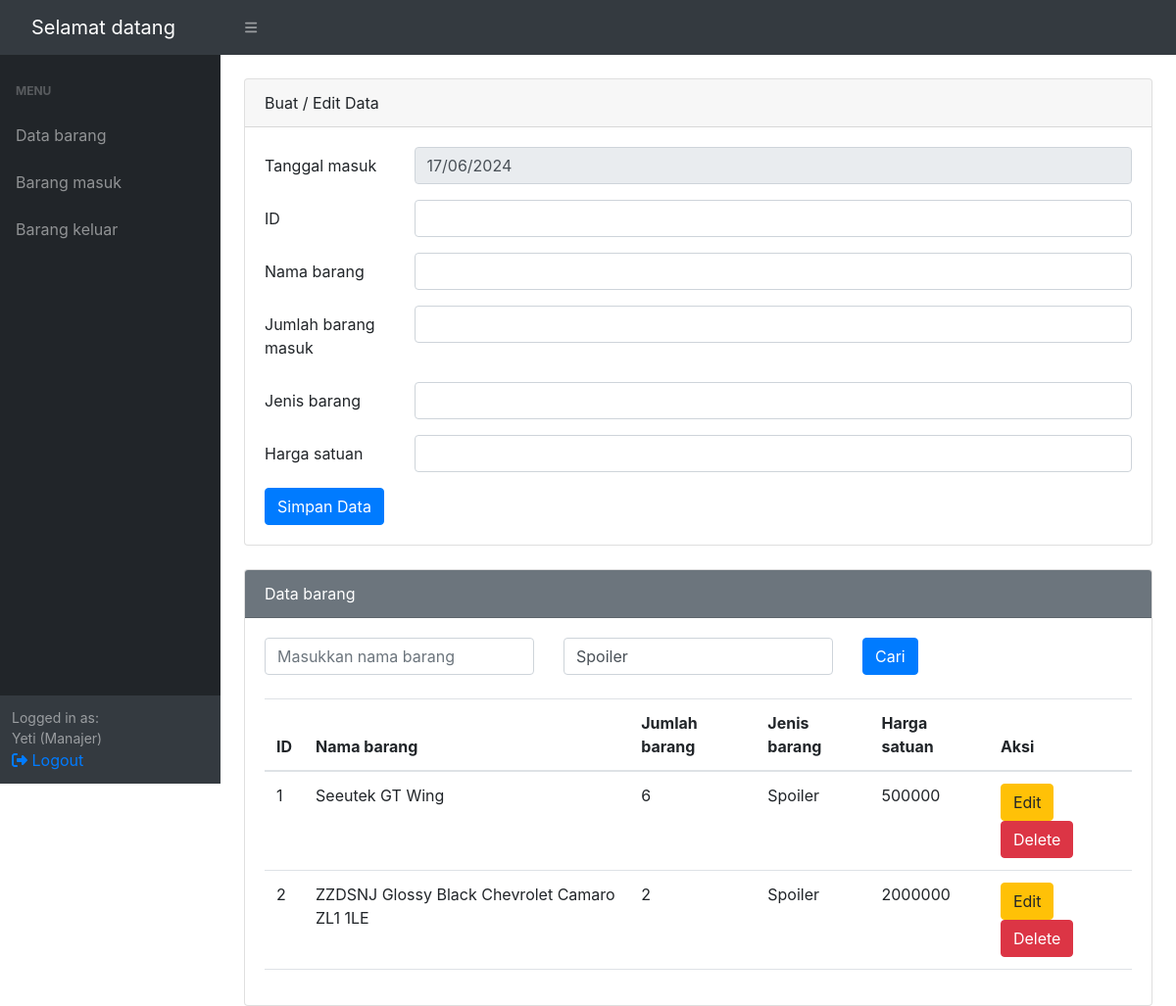
The app's page /index.php?jenis=Spoiler (signed in) with its own data.
### tables this page shows
CREATE TABLE `databarang` (
  `id_barang` int(11) NOT NULL,
  `nama_barang` varchar(100) NOT NULL,
  `jumlah_barang` int(11) NOT NULL,
  `jenis_barang` varchar(50) NOT NULL,
  `harga_barang` int(11) DEFAULT NULL
);

### index.php (the view, shortened to what this page needs)
<?php
include 'connect.php';
$jenis_barang_list = [];
$jenis_barang_query = "select distinct jenis_barang from databarang";
$jenis_barang_result = mysqli_query($koneksi, $jenis_barang_query);
while ($row = mysqli_fetch_assoc($jenis_barang_result)) {
    $jenis_barang_list[] = $row['jenis_barang'];
}
$idbarang = "";
$namabarang = "";
$jenis = "";
$harga = "";
?>
<!DOCTYPE html>
<html lang="en">
<head>
    <link href="css/styles.css" rel="stylesheet" />
    <link rel="stylesheet" href="https://cdn.jsdelivr.net/npm/bootstrap@4.6.2/dist/css/bootstrap.min.css">
</head>
<body class="sb-nav-fixed">
    <nav class="sb-topnav navbar navbar-expand navbar-dark bg-dark">
        <a class="navbar-brand ps-3">Selamat datang</a>
        <button class="btn btn-link btn-sm order-1 order-lg-0 me-4 me-lg-0" id="sidebarToggle" href="#!"><i
                class="fas fa-bars"></i></button>
    </nav>
    <div id="layoutSidenav">
        <div id="layoutSidenav_nav">
            <nav class="sb-sidenav accordion sb-sidenav-dark" id="sidenavAccordion">
                <div class="sb-sidenav-menu">
                    <div class="nav">
                        <div class="sb-sidenav-menu-heading">Menu</div>
                        <?php
                        if (!isset($_SESSION['username']) || $_SESSION['roles'] == 'Manajer') { ?>
                            <a class="nav-link" href="index.php?cari=">Data barang</a>
                            <a class="nav-link" href="barangmasuk.php?cari=">Barang masuk</a>
                            <a class="nav-link" href="barangkeluar.php?cari=">Barang keluar</a>
                            <?php
                        } else { ?>
                            <a class="nav-link" href="index.php?cari=">Data barang</a>
                            <a class="nav-link" href="barangmasuk.php?cari=">Barang masuk</a>
                            <?php
                        } ?>
                    </div>
                </div>
                <div class="sb-sidenav-footer">
                    <div class="small">Logged in as: <br>
                        <?php echo $_SESSION['username'] . ' (' . $_SESSION['roles'] . ')'; ?></div>
                    <a href="logout.php"><i class="fa-solid fa-right-from-bracket"></i>&nbsp;Logout</a>
                </div>
            </nav>
        </div>
        <div id="layoutSidenav_content">
            <main>
                <div class="container-fluid px-4">
                    <div class="mx-auto">
                        <br>
                        <div class="card">
                            <div class="card-header">
                                Buat / Edit Data
                            </div>
                            <div class="card-body">
                                <?php
                                include 'connect.php';
                                if (!isset($_SESSION['username']) || $_SESSION['roles'] == 'Manajer') { ?>
                                    <form action="" method="POST">
                                        <div class="mb-3 row">
                                            <label for="tgl_masuk" class="col-sm-2 col-form-label">Tanggal masuk</label>
                                            <div class="col-sm-10">
                                                <input type="text" class="form-control" id="tgl_masuk" name="tgl_masuk"
                                                    readonly>
                                            </div>
                                        </div>
                                        <div class="mb-3 row">
                                            <label for="idbarang" class="col-sm-2 col-form-label">ID</label>
                                            <div class="col-sm-10">
                                                <input type="text" class="form-control" id="id_barang" name="id_barang"
                                                    value="<?php echo $idbarang ?>">
                                            </div>
                                        </div>
                                        <div class="mb-3 row">
                                            <label for="namabarang" class="col-sm-2 col-form-label">Nama barang</label>
                                            <div class="col-sm-10">
                                                <input type="text" class="form-control" id="nama_barang" name="nama_barang"
                                                    value="<?php echo $namabarang ?>">
                                            </div>
                                        </div>
                                        <div class="mb-3 row">
                                            <label for="jumlahmasuk" class="col-sm-2 col-form-label">Jumlah barang
                                                masuk</label>
                                            <div class="col-sm-10">
                                                <input type="text" class="form-control" id="jumlah_masuk"
                                                    name="jumlah_masuk">
                                            </div>
                                        </div>
                                        <div class="mb-3 row">
                                            <label for="jenis" class="col-sm-2 col-form-label">Jenis barang</label>
                                            <div class="col-sm-10">
                                                <input class="form-control" name="jenis_barang" id="jenis_barang"
                                                    value="<?php echo $jenis ?>">
                                            </div>
                                        </div>
                                        <div class="mb-3 row">
                                            <label for="harga" class="col-sm-2 col-form-label">Harga satuan</label>
                                            <div class="col-sm-10">
                                                <input class="form-control" name="harga_barang" id="harga_barang"
                                                    value="<?php echo $harga ?>">
                                            </div>
                                        </div>
                                        <input type="submit" name="simpan" value="Simpan Data" class="btn btn-primary" />
                                    </form>
                                <?php } ?>
                            </div>
                        </div>
                        <br>
                        <div class="card">
                            <div class="card-header text-white bg-secondary">
                                Data barang
                            </div>
                            <div class="card-body">
                                <form method="GET" action="index.php">
                                    <div class="row">
                                        <div class="col-sm-4">
                                            <input class="form-control" id="cari" name="cari"
                                                placeholder="Masukkan nama barang">
                                        </div>
                                        <div class="col-sm-4">
                                            <select class="form-control" id="jenis" name="jenis">
                                                <?php foreach ($jenis_barang_list as $jenis_barang) { ?>
                                                    <option value="<?php echo $jenis_barang; ?>" <?php if (isset($_GET['jenis']) && $_GET['jenis'] == $jenis_barang)
                                                           echo 'selected'; ?>>
                                                        <?php echo $jenis_barang; ?>
                                                    </option>
                                                <?php } ?>
                                            </select>
                                        </div>
                                        <div class="col-md">
                                            <button type="submit" class="btn btn-primary">Cari</button>
                                        </div>
                                    </div>
                                </form>
                                <br>
                                <table class="table">
                                    <thead>
                                        <tr>
                                            <th scope="col">ID</th>
                                            <th scope="col">Nama barang</th>
                                            <th scope="col">Jumlah barang</th>
                                            <th scope="col">Jenis barang</th>
                                            <th scope="col">Harga satuan</th>
                                            <th scope="col">Aksi</th>
                                        </tr>
                                    </thead>
                                    <?php
                                    $pencarian = "";
                                    $jenis_barang_filter = "";
                                    if (isset($_GET['jenis'])) {
                                        $jenis_barang_filter = $_GET['jenis'];
                                    }
                                    $qc = "select * from databarang where (nama_barang like '%$pencarian%')";
                                    if (!empty($jenis_barang_filter)) {
                                        $qc .= " and jenis_barang = '$jenis_barang_filter'";
                                    }
                                    $qc .= " order by id_barang asc";
                                    $cr = mysqli_query($koneksi, $qc);
                                    ?>
                                    <tbody>
                                        <?php
                                        while ($r = mysqli_fetch_array($cr)) {
                                            $idbarang = $r['id_barang'];
                                            $namabarang = $r['nama_barang'];
                                            $jumlah = $r['jumlah_barang'];
                                            $jenis = $r['jenis_barang'];
                                            $harga = $r['harga_barang'];
                                            ?>
                                            <tr>
                                                <td scope="row"><?php echo $idbarang ?></td>
                                                <td scope="row"><?php echo $namabarang ?></td>
                                                <td scope="row"><?php echo $jumlah ?></td>
                                                <td scope="row"><?php echo $jenis ?></td>
                                                <td scope="row"><?php echo $harga ?></td>
                                                <td scope="row">
                                                    <a href="index.php?op=edit&cari=&id=<?php echo $idbarang ?>"><button
                                                            type="button" class="btn btn-warning">Edit</button></a>
                                                    <a href="index.php?op=delete&cari=&id=<?php echo $idbarang ?>"
                                                        onclick="return confirm('Yakin mau delete data?')"><button
                                                            type="button" class="btn btn-danger">Delete</button></a>
                                                </td>
                                            </tr>
                                            <?php
                                        } ?>
                                    </tbody>
                                </table>
                            </div>
                        </div>
                    </div>
</body>
</html>

### records on screen
databarang: id_barang "1", nama_barang "Seeutek GT Wing", jumlah_barang "6", jenis_barang "Spoiler", harga_barang "500000"
databarang: id_barang "2", nama_barang "ZZDSNJ Glossy Black Chevrolet Camaro ZL1 1LE", jumlah_barang "2", jenis_barang "Spoiler", harga_barang "2000000"

### other values on screen
$_SESSION['username'] "Yeti"
$_SESSION['roles'] "Manajer"
form field jenis "Spoiler"
